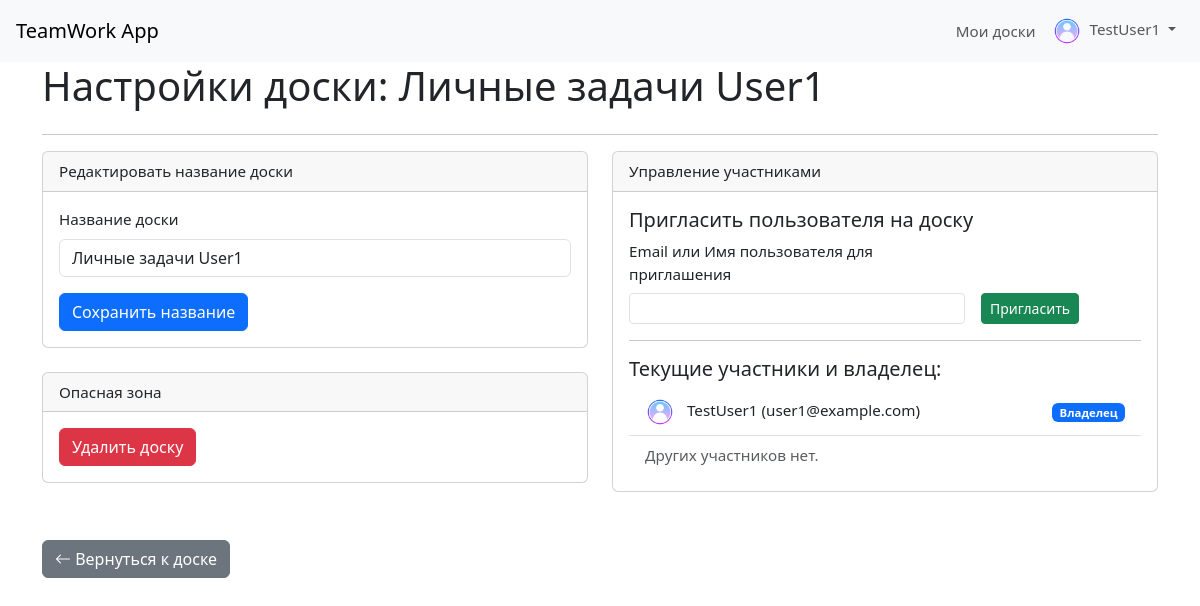
Page /boards/2/edit (signed in) on the committed database.
### app/models.py (models this page shows, shortened)
class User(UserMixin, db.Model):
    id = db.Column(db.Integer, primary_key=True)
    username = db.Column(db.String(64), index=True, unique=True, nullable=False)
    email = db.Column(db.String(120), index=True, unique=True, nullable=False)
    password_hash = db.Column(db.String(256))
    avatar_url = db.Column(db.String(200), nullable=True, default='default_avatar.png')
    is_admin = db.Column(db.Boolean, nullable=False, default=False)
    owned_boards = db.relationship('Board', backref='owner', lazy='dynamic', foreign_keys='Board.user_id', cascade="all, delete-orphan")
    shared_boards = db.relationship('Board', secondary=board_members, lazy='dynamic',
                                    backref=db.backref('members', lazy='dynamic'))
    def can_delete_board(self, board):
        return board.owner == self
    def get_avatar(self):
        if self.avatar_url and self.avatar_url != 'default_avatar.png':
             return url_for('static', filename=f'avatars/{self.avatar_url}')
        return url_for('static', filename='images/default_avatar.png')

class Board(db.Model):
    id = db.Column(db.Integer, primary_key=True)
    name = db.Column(db.String(100), nullable=False)
    user_id = db.Column(db.Integer, db.ForeignKey('user.id'), nullable=False)
    columns = db.relationship('Column', backref='board', lazy=True, cascade="all, delete-orphan", order_by='Column.position')
    tags = db.relationship('Tag', backref='board', lazy='dynamic', cascade="all, delete-orphan") # Связь с тегами

### app/routes.py (the view)
@app.route('/boards/<int:board_id>/edit', methods=['GET', 'POST'])
@login_required
def edit_board(board_id):
    board = Board.query.get_or_404(board_id)
    if not current_user.can_delete_board(board):
        flash('У вас нет прав для редактирования этой доски.', 'danger')
        return redirect(url_for('view_board', board_id=board.id))
    form = BoardForm(obj=board if request.method == 'GET' else None)
    invite_form = InviteUserForm()
    if form.validate_on_submit() and 'submit_board_name' in request.form:
        board.name = form.name.data
        db.session.commit()
        flash('Название доски успешно обновлено!', 'success')
        return redirect(url_for('edit_board', board_id=board.id))
    if request.method == 'GET':
        form.name.data = board.name
    board_members_list = board.members.all()
    is_owner = (current_user == board.owner)
    return render_template('edit_board.html', title=f'Настройки доски: {board.name}',
                           form=form, invite_form=invite_form, board=board,
                           board_members=board_members_list, is_owner=is_owner)

### app/forms.py
class BoardForm(FlaskForm):
    name = StringField('Название доски',
                       validators=[DataRequired(message="Название доски не может быть пустым."),
                                   Length(min=1, max=100, message="Название должно быть от 1 до 100 символов.")])
    submit = SubmitField('Создать/Сохранить доску')

class InviteUserForm(FlaskForm):
    email_or_username = StringField('Email или Имя пользователя для приглашения',
                                    validators=[DataRequired(message="Введите email или имя пользователя.")])
    submit_invite = SubmitField('Пригласить')

### app/models.py (called while the page is built)
@login_manager.user_loader
def load_user(user_id):
    return User.query.get(int(user_id))

### app/templates/edit_board.html (shortened to what this page needs)
{% extends "base.html" %}
{% block content %}
    <h1>{{ title }}</h1>
    <hr>
    <div class="row">
        <div class="col-md-6">
            <div class="card mb-4">
                <div class="card-header">
                    Редактировать название доски
                </div>
                <div class="card-body">
                    <form action="{{ url_for('edit_board', board_id=board.id) }}" method="post" novalidate>
                        <div class="mb-3">
                            {{ form.name.label(class="form-label") }}
                            {{ form.name(class="form-control" + (" is-invalid" if form.name.errors else ""), size=40) }}
                        </div>
                        {{ form.submit(value="Сохранить название", class="btn btn-primary") }}
                    </form>
                </div>
            </div>
            <div class="card mb-4">
                <div class="card-header">
                    Опасная зона
                </div>
                <div class="card-body">
                    <form action="{{ url_for('delete_board', board_id=board.id) }}" method="post" onsubmit="return confirm('Вы уверены, что хотите удалить доску \'{{ board.name }}\'? Все колонки и карточки в ней также будут удалены!');">
                        <button type="submit" class="btn btn-danger">Удалить доску</button>
                    </form>
                </div>
            </div>
        </div>
        <div class="col-md-6" id="members-management">
            {% if is_owner %}
            <div class="card mb-4">
                <div class="card-header">
                    Управление участниками
                </div>
                <div class="card-body">
                    <h5>Пригласить пользователя на доску</h5>
                    <form action="{{ url_for('invite_to_board', board_id=board.id) }}" method="post" novalidate class="row g-3 align-items-end">
                        <div class="col-md-8">
                            {{ invite_form.email_or_username.label(class="form-label") }}
                            {{ invite_form.email_or_username(class="form-control form-control-sm" + (" is-invalid" if invite_form.email_or_username.errors else "")) }}
                        </div>
                        <div class="col-auto">
                            {{ invite_form.submit_invite(class="btn btn-sm btn-success") }}
                        </div>
                    </form>
                    <hr>
                    <h5>Текущие участники и владелец:</h5>
                    <ul class="list-group list-group-flush">
                        <li class="list-group-item d-flex justify-content-between align-items-center">
                            <div>
                                <img src="{{ board.owner.get_avatar() }}" alt="Аватар {{ board.owner.username }}" class="rounded-circle me-2" style="width: 30px; height: 30px; object-fit: cover;" title="{{ board.owner.username }}">
                                {{ board.owner.username }} ({{ board.owner.email }})
                            </div>
                            <span class="badge bg-primary">Владелец</span>
                        </li>
                        {% set owner_id = board.owner.id %}
                        {% if not board_members or (board_members|length == 1 and board_members[0].id == owner_id and board_members[0] == board.owner) %}
                            <li class="list-group-item text-muted">Других участников нет.</li>
                        {% endif %}
                    </ul>
                </div>
            </div>
            {% endif %}
        </div>
    </div>
    <div class="mt-4">
         <a href="{{ url_for('view_board', board_id=board.id) }}" class="btn btn-secondary"><i class="bi bi-arrow-left"></i> Вернуться к доске</a>
    </div>
{% endblock %}

### app/templates/base.html (shortened to what this page needs)
<!doctype html>
<html lang="ru">
  <head>
    <link href="https://cdn.jsdelivr.net/npm/bootstrap@5.3.3/dist/css/bootstrap.min.css" rel="stylesheet">
    <link rel="stylesheet" href="https://cdn.jsdelivr.net/npm/bootstrap-icons@1.11.3/font/bootstrap-icons.min.css">
    <link rel="stylesheet" href="{{ url_for('static', filename='css/style.css') }}">
  </head>
  <body>
    <nav class="navbar navbar-expand-lg navbar-light bg-light">
      <div class="container-fluid px-3">
        <a class="navbar-brand me-auto" href="{{ url_for('index') }}">TeamWork App</a>
        <div class="collapse navbar-collapse" id="navbarNav">
          <ul class="navbar-nav ms-auto align-items-center">
            {% if current_user.is_authenticated %}
              <li class="nav-item">
                <a class="nav-link" href="{{ url_for('dashboard') }}">Мои доски</a>
              </li>
              <li class="nav-item dropdown">
                <a class="nav-link dropdown-toggle" href="#" id="navbarDropdownMenuLink" role="button" data-bs-toggle="dropdown" aria-expanded="false">
                  <img src="{{ current_user.get_avatar() }}" alt="Аватар" class="rounded-circle me-1" style="width: 30px; height: 30px; object-fit: cover;">
                  {{ current_user.username }}
                </a>
              </li>
            {% endif %}
          </ul>
        </div>
      </div>
    </nav>
    <div class="{% block page_container_class %}container{% endblock %}" id="pageContentArea">
      {% block content %}{% endblock %}
    </div>
  </body>
</html>

### app/static/css/style.css (style rules this page uses)
html, body { height: 100%; overflow-x: hidden; }
body { padding-bottom: 0; font-size: 0.95rem; display: flex; flex-direction: column; min-height: 100vh; }
#pageContentArea { flex-grow: 1; display: flex; flex-direction: column; }
nav.navbar { flex-shrink: 0; position: sticky; top: 0; z-index: 1030; width: 100%; }

### rows in the picture
User: get_avatar (placeholder picture), username "TestUser1", owner.get_avatar (placeholder picture), owner.username "TestUser1", owner.email "user1@example.com"
Board: name "Личные задачи User1"

### other values in the picture
{{ title }} "Настройки доски: Личные задачи User1"
{{ invite_form.email_or_username.label(class="form-label") }} "Email или Имя пользователя для приглашения"
